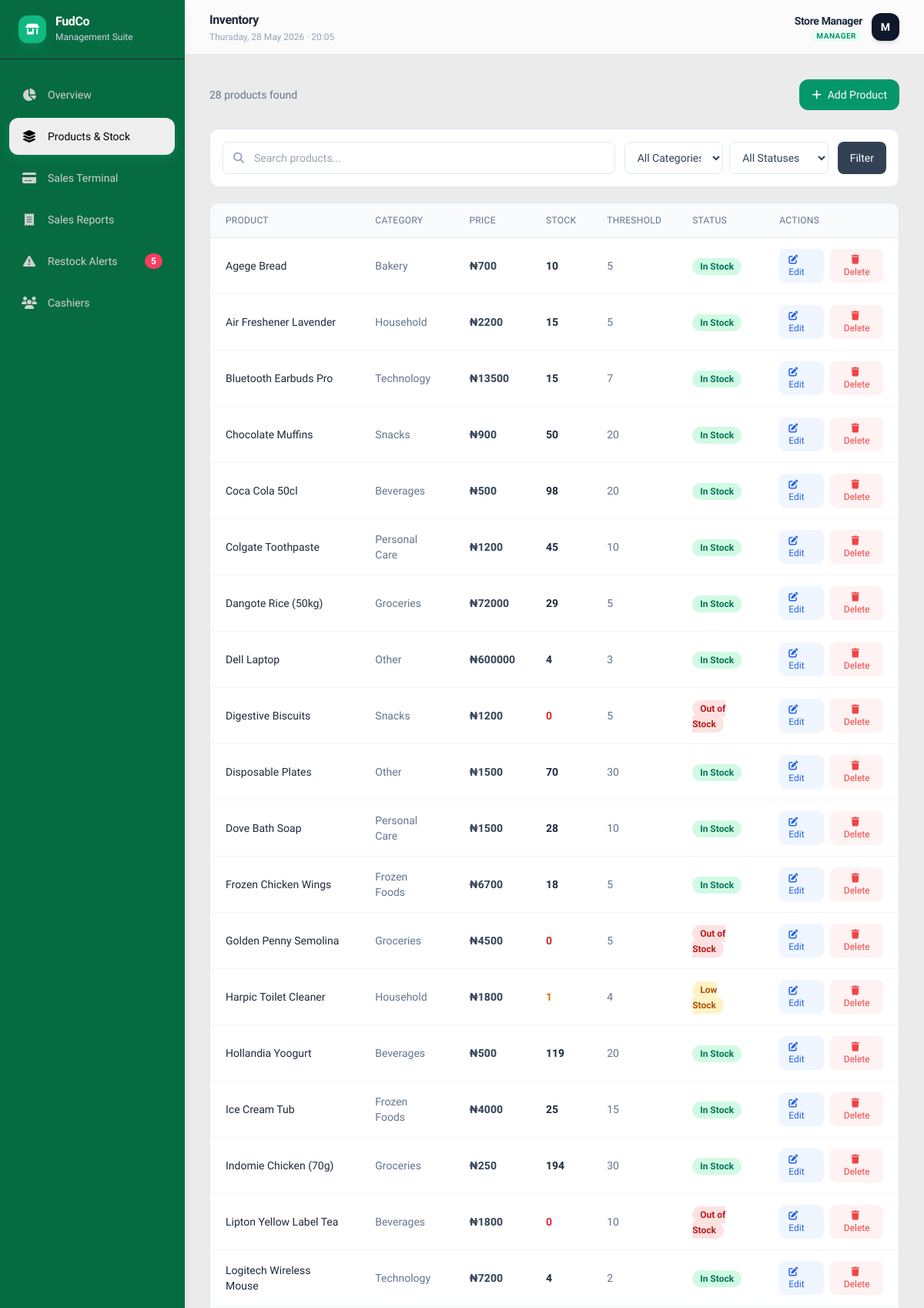
The app's page /inventory/ (signed in, upper part), older data.
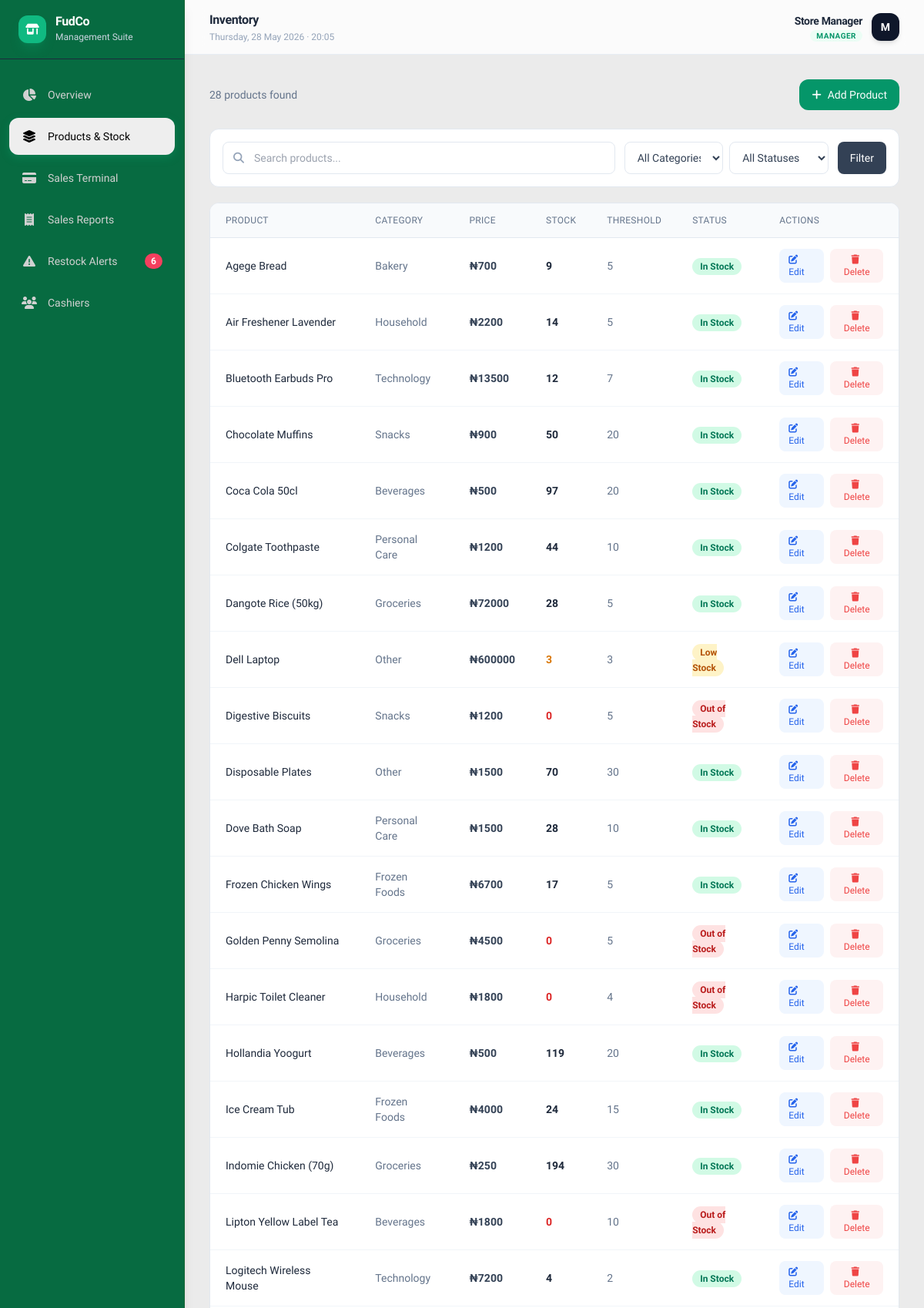
The same page, newer data.
### store/models.py (models this page shows, shortened)
class Product(models.Model):
    name               = models.CharField(max_length=200)
    category           = models.CharField(max_length=50, choices=CATEGORY_CHOICES, default='other')
    price              = models.DecimalField(max_digits=10, decimal_places=2)
    quantity           = models.PositiveIntegerField(default=0)
    restock_threshold  = models.PositiveIntegerField(default=5)
    image              = models.ImageField(upload_to='products/', blank=True, null=True)
    created_at         = models.DateTimeField(auto_now_add=True)
    updated_at         = models.DateTimeField(auto_now=True)
    class Meta:
        ordering = ['name']
    def is_low_stock(self):
        return self.quantity <= self.restock_threshold and self.quantity > 0

### store/views.py (the view)
# urls.py: path('inventory/',                  views.inventory,      name='inventory'),
@login_required_custom
def inventory(request):
    query    = request.GET.get('q', '').strip()
    category = request.GET.get('category', '').strip()
    status   = request.GET.get('status', '').strip()
    products = Product.objects.all()
    if query:
        products = products.filter(name__icontains=query)
    if category:
        products = products.filter(category=category)
    if status == 'in_stock':
        products = products.filter(quantity__gt=F('restock_threshold'))
    elif status == 'low_stock':
        products = products.filter(quantity__lte=F('restock_threshold'), quantity__gt=0)
    elif status == 'out_of_stock':
        products = products.filter(quantity=0)
    context = {
        'products':         products,
        'categories':       CATEGORY_CHOICES,
        'query':            query,
        'selected_category': category,
        'selected_status':  status,
        'low_stock_count':  Product.objects.filter(Q(quantity__lte=F('restock_threshold'))).count(),
    }
    return render(request, 'store/inventory.html', context)

### store/models.py (called while the page is built)
    def is_manager(self):
        return self.role == 'manager'

### templates/store/inventory.html (shortened to what this page needs)
{% extends 'base.html' %}
{% block nav_inventory %}active{% endblock %}
{% block page_title %}Inventory{% endblock %}
{% block content %}
<div class="flex items-center justify-between mb-4 md:mb-6">
  <p class="text-slate-500 text-sm">
    {{ products.count }} product{{ products.count|pluralize }} found
  </p>
  {% if request.user.profile.is_manager %}
  <a href="{% url 'store:product_add' %}"
     class="bg-emerald-600 hover:bg-emerald-700 text-white text-sm font-medium
            px-3 md:px-4 py-2 md:py-2.5 rounded-xl flex items-center gap-2 transition-colors">
    <i class="fa-solid fa-plus"></i>
    <span class="hidden sm:inline">Add Product</span>
  </a>
  {% endif %}
</div>
<div class="bg-white rounded-xl border border-slate-200 p-3 md:p-4 mb-4 md:mb-5">
  <form method="get">
    <div class="flex flex-col sm:flex-row flex-wrap gap-2 md:gap-3">
      <div class="relative flex-1 min-w-0">
        <i class="fa-solid fa-search absolute left-3.5 top-1/2 -translate-y-1/2 text-slate-400 text-sm"></i>
        <input type="text" name="q" value="{{ query }}"
               placeholder="Search products..."
               class="w-full pl-10 pr-4 py-2.5 border border-slate-200 rounded-lg text-sm
                      focus:outline-none focus:ring-2 focus:ring-emerald-500"/>
      </div>
      <div class="flex gap-2">
        <select name="category"
                class="flex-1 min-w-0 px-3 py-2.5 border border-slate-200 rounded-lg text-sm
                       text-slate-700 focus:outline-none focus:ring-2 focus:ring-emerald-500 bg-white">
          <option value="">All Categories</option>
        </select>
        <select name="status"
                class="flex-1 min-w-0 px-3 py-2.5 border border-slate-200 rounded-lg text-sm
                       text-slate-700 focus:outline-none focus:ring-2 focus:ring-emerald-500 bg-white">
          <option value="">All Statuses</option>
        </select>
      </div>
      <div class="flex gap-2">
        <button type="submit"
                class="flex-1 sm:flex-none px-4 py-2.5 bg-slate-700 hover:bg-slate-800 text-white
                       text-sm font-medium rounded-lg transition-colors">
          Filter
        </button>
      </div>
    </div>
  </form>
</div>
<div class="bg-white rounded-xl border border-slate-200 overflow-hidden">
  {% if products %}
  <div class="overflow-x-auto">
    <table class="w-full text-sm min-w-[640px]">
      <thead>
        <tr class="bg-slate-50 text-slate-500 text-xs uppercase tracking-wide border-b border-slate-200">
          <th class="px-4 md:px-5 py-3.5 text-left font-medium">Product</th>
          <th class="px-4 md:px-5 py-3.5 text-left font-medium">Category</th>
          <th class="px-4 md:px-5 py-3.5 text-left font-medium">Price</th>
          <th class="px-4 md:px-5 py-3.5 text-left font-medium">Stock</th>
          <th class="px-4 md:px-5 py-3.5 text-left font-medium">Threshold</th>
          <th class="px-4 md:px-5 py-3.5 text-left font-medium">Status</th>
          {% if request.user.profile.is_manager %}
          <th class="px-4 md:px-5 py-3.5 text-left font-medium">Actions</th>
          {% endif %}
        </tr>
      </thead>
      <tbody class="divide-y divide-slate-100">
        {% for product in products %}
        <tr class="hover:bg-slate-50 transition-colors">
          <td class="px-4 md:px-5 py-3.5 font-medium text-slate-800">{{ product.name }}</td>
          <td class="px-4 md:px-5 py-3.5 text-slate-500 capitalize">{{ product.get_category_display }}</td>
          <td class="px-4 md:px-5 py-3.5 font-semibold text-slate-700">₦{{ product.price|floatformat:0 }}</td>
          <td class="px-4 md:px-5 py-3.5 font-bold
            {% if product.quantity == 0 %}text-red-600
            {% elif product.is_low_stock %}text-amber-600
            {% else %}text-slate-800{% endif %}">
            {{ product.quantity }}
          </td>
          <td class="px-4 md:px-5 py-3.5 text-slate-500">{{ product.restock_threshold }}</td>
          <td class="px-4 md:px-5 py-3.5">
            {% if product.quantity == 0 %}
              <span class="bg-red-100 text-red-700 text-xs font-semibold px-2.5 py-1 rounded-full">
                Out of Stock
              </span>
            {% elif product.is_low_stock %}
              <span class="bg-amber-100 text-amber-700 text-xs font-semibold px-2.5 py-1 rounded-full">
                Low Stock
              </span>
            {% else %}
              <span class="bg-emerald-100 text-emerald-700 text-xs font-semibold px-2.5 py-1 rounded-full">
                In Stock
              </span>
            {% endif %}
          </td>
          {% if request.user.profile.is_manager %}
          <td class="px-4 md:px-5 py-3.5">
            <div class="flex items-center gap-1.5 md:gap-2">
              <a href="{% url 'store:product_edit' product.pk %}"
                 class="text-xs font-medium text-blue-600 hover:text-blue-800
                        bg-blue-50 hover:bg-blue-100 px-2 md:px-3 py-1.5 rounded-lg transition-colors">
                <i class="fa-solid fa-pen-to-square md:mr-1"></i>
                <span class="hidden md:inline">Edit</span>
              </a>
              <button onclick="confirmDelete('{{ product.pk }}', '{{ product.name|escapejs }}')"
                      class="text-xs font-medium text-red-500 hover:text-red-700
                             bg-red-50 hover:bg-red-100 px-2 md:px-3 py-1.5 rounded-lg transition-colors">
                <i class="fa-solid fa-trash md:mr-1"></i>
                <span class="hidden md:inline">Delete</span>
              </button>
            </div>
          </td>
          {% endif %}
        </tr>
        {% endfor %}
      </tbody>
    </table>
  </div>
  {% endif %}
</div>
{% endblock %}

### templates/base.html (shortened to what this page needs)
<!DOCTYPE html>
<html lang="en">
<head>
  <script src="https://cdn.tailwindcss.com"></script>
  <link rel="stylesheet" href="https://cdnjs.cloudflare.com/ajax/libs/font-awesome/6.5.0/css/all.min.css"/>
</head>
<body class="bg-[#EBEBEB] text-slate-900 min-h-screen flex flex-col md:flex-row">
  <aside
  id="sidebar"
  class="hidden md:flex flex-col fixed top-0 left-0 z-30 min-h-screen bg-[#076B41] w-16 lg:w-60 border-r border-green-800 green-200/80 shadow-lg"
>
    <div class="px-3 lg:px-6 py-5 border-b border-slate-800 flex items-center gap-3 overflow-hidden">
      <div class="w-9 h-9 bg-emerald-500 rounded-xl flex items-center justify-center text-white shadow-lg shadow-emerald-500/20 shrink-0">
        <i class="fa-solid fa-shop text-sm"></i>
      </div>
      <div class="hidden lg:block">
        <h1 class="text-white font-bold text-base tracking-tight leading-none">FudCo</h1>
        <p class="text-slate-300 text-xs mt-1">Management Suite</p>
      </div>
    </div>
    <nav class="flex-1 px-2 lg:px-3 py-4 space-y-1.5 flex flex-col items-center lg:items-stretch">
      <a href="{% url 'store:dashboard' %}" class="sidebar-link hidden lg:flex {% block nav_home %}{% endblock %}">
        <i class="fa-solid fa-chart-pie w-5 text-center text-base"></i> Overview
      </a>
      <a href="{% url 'store:inventory' %}" class="sidebar-link hidden lg:flex {% block nav_inventory %}{% endblock %}">
        <i class="fa-solid fa-layer-group w-5 text-center text-base"></i> Products & Stock
      </a>
      <a href="{% url 'store:pos' %}" class="sidebar-link hidden lg:flex {% block nav_pos %}{% endblock %}">
        <i class="fa-solid fa-credit-card w-5 text-center text-base"></i> Sales Terminal
      </a>
      <a href="{% url 'store:reports' %}" class="sidebar-link hidden lg:flex {% block nav_reports %}{% endblock %}">
        <i class="fa-solid fa-receipt w-5 text-center text-base"></i> Sales Reports
      </a>
      <a href="{% url 'store:restock_alerts' %}" class="sidebar-link hidden lg:flex {% block nav_alerts %}{% endblock %}">
        <i class="fa-solid fa-triangle-exclamation w-5 text-center text-base"></i> Restock Alerts
        {% if low_stock_count %}
          <span class="ml-auto bg-rose-500 text-white text-xs font-bold px-2 py-0.5 rounded-xl shadow-sm">
            {{ low_stock_count }}
          </span>
        {% endif %}
      </a>
      {% if request.user.is_authenticated and request.user.profile.role == 'manager' %}
      <a href="{% url 'store:cashiers' %}" class="sidebar-link hidden lg:flex {% block nav_users %}{% endblock %}">
        <i class="fa-solid fa-users w-5 text-center text-base"></i> Cashiers
      </a>
      {% endif %}
    </nav>
  </aside>
  <div class="ml-0 md:ml-16 lg:ml-60 flex-1 flex flex-col min-h-screen pb-16 md:pb-0">
    <header class="bg-white/80 backdrop-blur-md border-b border-slate-200/80 px-4 md:px-8 py-3.5 flex items-center justify-between sticky top-0 z-20">
      <div class="min-w-0">
        <h2 class="text-slate-800 font-bold text-sm md:text-base tracking-tight truncate">
          {% block page_title %}Dashboard{% endblock %}
        </h2>
        <p class="text-slate-400 text-xs font-medium mt-0.5 hidden sm:block" id="current-datetime"></p>
      </div>
      <div class="flex items-center gap-3 shrink-0">
        {% if request.user.is_authenticated %}
          <div class="text-right hidden sm:block">
            <p class="text-slate-800 text-sm font-semibold tracking-tight">
              {{ request.user.get_full_name|default:request.user.username }}
            </p>
            <p class="text-[10px] uppercase font-bold tracking-wider mt-0.5">
              {% if request.user.profile.role == 'manager' %}
                <span class="text-emerald-600 bg-emerald-50 px-2 py-0.5 rounded-lg">Manager</span>
              {% else %}
                <span class="text-blue-600 bg-blue-50 px-2 py-0.5 rounded-lg">Cashier</span>
              {% endif %}
            </p>
          </div>
          <div class="w-8 h-8 md:w-9 md:h-9 rounded-xl bg-slate-900 text-white text-xs md:text-sm font-bold flex items-center justify-center shadow-md">
            {{ request.user.username|first|upper }}
          </div>
        {% endif %}
      </div>
    </header>
    <main class="flex-1 p-4 md:p-6 lg:p-8 max-w-[1600px] w-full mx-auto">
      {% block content %}{% endblock %}
    </main>
  </div>
</body>
</html>

### templates/base.html (style rules this page uses)
body { font-family: 'Plus Jakarta Sans', sans-serif; }
.sidebar-link { display: flex; align-items: center; gap: 0.875rem; padding: 0.75rem 1rem; color: #d1d1d1; font-size: 0.875rem; font-weight: 500; border-radius: 0.75rem; transition: all 0.2s ease; white-space: nowrap; }
.sidebar-link.active { color: #000000; background: #eeeeee; box-shadow: 0 4px 12px rgba(16, 185, 129, 0.25); }
#sidebar { transition: width 0.2s ease; }

Row changes from the older to the newer data that the page shows:
changed Product "Agege Bread": quantity "10" → "9"
changed Product "Air Freshener Lavender": quantity "15" → "14"
changed Product "Bluetooth Earbuds Pro": quantity "15" → "12"
changed Product "Coca Cola 50cl": quantity "98" → "97"
changed Product "Colgate Toothpaste": quantity "45" → "44"
changed Product "Dangote Rice (50kg)": quantity "29" → "28"
changed Product "Dell Laptop": quantity "4" → "3"; quantity "In Stock" → "Low Stock"
changed Product "Frozen Chicken Wings": quantity "18" → "17"
changed Product "Harpic Toilet Cleaner": quantity "1" → "0"; quantity "Low Stock" → "Out of Stock"
changed Product "Ice Cream Tub": quantity "25" → "24"
Text that changed along with them:
{{ low_stock_count }}: "5" → "6"
